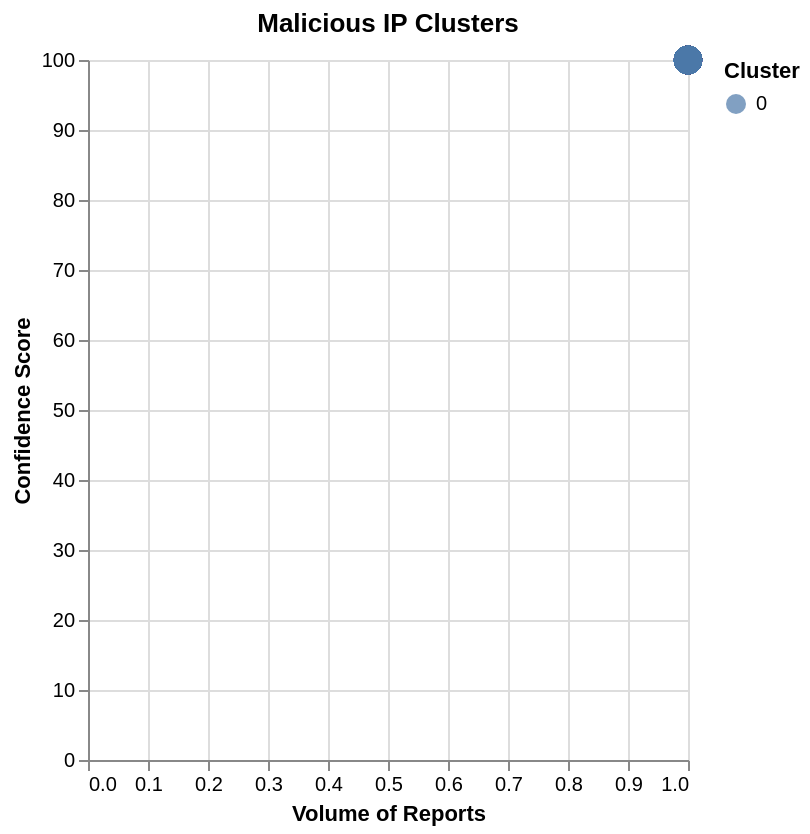

This figure's Vega-Lite source:
### Vega-Lite specification from a JSON file in a GitHub repository (floating-point values rounded to 4 significant figures)
{"config": {"view": {"continuousWidth": 300, "continuousHeight": 300}}, "data": {"name": "data-860d87feea9924c9c78afbd91d242013"}, "mark": {"type": "circle", "size": 200}, "encoding": {"color": {"field": "threat_cluster", "title": "Cluster", "type": "nominal"}, "tooltip": [{"field": "ipAddress", "type": "nominal"}, {"field": "score", "type": "quantitative"}, {"field": "reports", "type": "quantitative"}], "x": {"field": "reports", "title": "Volume of Reports", "type": "quantitative"}, "y": {"field": "score", "title": "Confidence Score", "type": "quantitative"}}, "height": 350, "title": "Malicious IP Clusters", "width": "container", "$schema": "https://vega.github.io/schema/vega-lite/v6.1.0.json", "datasets": {"data-860d87feea9924c9c78afbd91d242013": [{"ipAddress": "213.168.248.72", "countryCode": "GB", "score": 100, "lastReportedAt": "2026-04-01T15:17:02+00:00", "reports": 1, "threat_cluster": 0}, {"ipAddress": "72.144.12.31", "countryCode": "DE", "score": 100, "lastReportedAt": "2026-04-01T15:17:01+00:00", "reports": 1, "threat_cluster": 0}, {"ipAddress": "115.190.20.70", "countryCode": "CN", "score": 100, "lastReportedAt": "2026-04-01T15:17:01+00:00", "reports": 1, "threat_cluster": 0}, {"ipAddress": "60.220.241.50", "countryCode": "CN", "score": 100, "lastReportedAt": "2026-04-01T15:17:01+00:00", "reports": 1, "threat_cluster": 0}, {"ipAddress": "168.167.228.74", "countryCode": "BW", "score": 100, "lastReportedAt": "2026-04-01T15:17:01+00:00", "reports": 1, "threat_cluster": 0}, {"ipAddress": "70.66.77.216", "countryCode": "CA", "score": 100, "lastReportedAt": "2026-04-01T15:17:01+00:00", "reports": 1, "threat_cluster": 0}, {"ipAddress": "72.17.34.38", "countryCode": "US", "score": 100, "lastReportedAt": "2026-04-01T15:17:01+00:00", "reports": 1, "threat_cluster": 0}, {"ipAddress": "2.57.122.194", "countryCode": "RO", "score": 100, "lastReportedAt": "2026-04-01T15:17:01+00:00", "reports": 1, "threat_cluster": 0}, {"ipAddress": "178.104.7.172", "countryCode": "DE", "score": 100, "lastReportedAt": "2026-04-01T15:17:01+00:00", "reports": 1, "threat_cluster": 0}, {"ipAddress": "69.63.216.47", "countryCode": "US", "score": 100, "lastReportedAt": "2026-04-01T15:17:00+00:00", "reports": 1, "threat_cluster": 0}, {"ipAddress": "69.76.244.169", "countryCode": "US", "score": 100, "lastReportedAt": "2026-04-01T15:17:00+00:00", "reports": 1, "threat_cluster": 0}, {"ipAddress": "70.187.228.183", "countryCode": "US", "score": 100, "lastReportedAt": "2026-04-01T15:17:00+00:00", "reports": 1, "threat_cluster": 0}, {"ipAddress": "43.228.157.148", "countryCode": "DE", "score": 100, "lastReportedAt": "2026-04-01T15:17:00+00:00", "reports": 1, "threat_cluster": 0}, {"ipAddress": "92.63.197.236", "countryCode": "NL", "score": 100, "lastReportedAt": "2026-04-01T15:17:00+00:00", "reports": 1, "threat_cluster": 0}, {"ipAddress": "69.74.29.21", "countryCode": "US", "score": 100, "lastReportedAt": "2026-04-01T15:17:00+00:00", "reports": 1, "threat_cluster": 0}, {"ipAddress": "137.184.183.1", "countryCode": "US", "score": 100, "lastReportedAt": "2026-04-01T15:17:00+00:00", "reports": 1, "threat_cluster": 0}, {"ipAddress": "135.237.126.194", "countryCode": "US", "score": 100, "lastReportedAt": "2026-04-01T15:16:59+00:00", "reports": 1, "threat_cluster": 0}, {"ipAddress": "207.211.167.189", "countryCode": "US", "score": 100, "lastReportedAt": "2026-04-01T15:16:59+00:00", "reports": 1, "threat_cluster": 0}, {"ipAddress": "69.5.189.31", "countryCode": "CH", "score": 100, "lastReportedAt": "2026-04-01T15:16:59+00:00", "reports": 1, "threat_cluster": 0}, {"ipAddress": "66.132.195.47", "countryCode": "US", "score": 100, "lastReportedAt": "2026-04-01T15:16:59+00:00", "reports": 1, "threat_cluster": 0}, {"ipAddress": "159.89.153.50", "countryCode": "US", "score": 100, "lastReportedAt": "2026-04-01T15:16:59+00:00", "reports": 1, "threat_cluster": 0}, {"ipAddress": "167.172.181.210", "countryCode": "DE", "score": 100, "lastReportedAt": "2026-04-01T15:16:59+00:00", "reports": 1, "threat_cluster": 0}, {"ipAddress": "107.174.249.198", "countryCode": "US", "score": 100, "lastReportedAt": "2026-04-01T15:16:59+00:00", "reports": 1, "threat_cluster": 0}, {"ipAddress": "102.70.86.105", "countryCode": "MW", "score": 100, "lastReportedAt": "2026-04-01T15:16:59+00:00", "reports": 1, "threat_cluster": 0}, {"ipAddress": "69.5.189.81", "countryCode": "CH", "score": 100, "lastReportedAt": "2026-04-01T15:16:59+00:00", "reports": 1, "threat_cluster": 0}, {"ipAddress": "69.6.250.15", "countryCode": "BR", "score": 100, "lastReportedAt": "2026-04-01T15:16:59+00:00", "reports": 1, "threat_cluster": 0}, {"ipAddress": "2.57.121.50", "countryCode": "RO", "score": 100, "lastReportedAt": "2026-04-01T15:16:59+00:00", "reports": 1, "threat_cluster": 0}, {"ipAddress": "45.205.1.8", "countryCode": "BR", "score": 100, "lastReportedAt": "2026-04-01T15:16:59+00:00", "reports": 1, "threat_cluster": 0}, {"ipAddress": "66.132.186.139", "countryCode": "US", "score": 100, "lastReportedAt": "2026-04-01T15:16:59+00:00", "reports": 1, "threat_cluster": 0}, {"ipAddress": "69.6.220.104", "countryCode": "BR", "score": 100, "lastReportedAt": "2026-04-01T15:16:59+00:00", "reports": 1, "threat_cluster": 0}, {"ipAddress": "67.58.27.153", "countryCode": "US", "score": 100, "lastReportedAt": "2026-04-01T15:16:58+00:00", "reports": 1, "threat_cluster": 0}, {"ipAddress": "69.12.83.27", "countryCode": "EE", "score": 100, "lastReportedAt": "2026-04-01T15:16:58+00:00", "reports": 1, "threat_cluster": 0}, {"ipAddress": "69.12.83.46", "countryCode": "EE", "score": 100, "lastReportedAt": "2026-04-01T15:16:58+00:00", "reports": 1, "threat_cluster": 0}, {"ipAddress": "91.224.92.50", "countryCode": "LT", "score": 100, "lastReportedAt": "2026-04-01T15:16:58+00:00", "reports": 1, "threat_cluster": 0}, {"ipAddress": "80.94.92.183", "countryCode": "RO", "score": 100, "lastReportedAt": "2026-04-01T15:16:58+00:00", "reports": 1, "threat_cluster": 0}, {"ipAddress": "69.156.92.65", "countryCode": "CA", "score": 100, "lastReportedAt": "2026-04-01T15:16:58+00:00", "reports": 1, "threat_cluster": 0}, {"ipAddress": "94.26.88.31", "countryCode": "PL", "score": 100, "lastReportedAt": "2026-04-01T15:16:58+00:00", "reports": 1, "threat_cluster": 0}, {"ipAddress": "69.149.23.135", "countryCode": "US", "score": 100, "lastReportedAt": "2026-04-01T15:16:58+00:00", "reports": 1, "threat_cluster": 0}, {"ipAddress": "182.93.7.194", "countryCode": "MO", "score": 100, "lastReportedAt": "2026-04-01T15:16:57+00:00", "reports": 1, "threat_cluster": 0}, {"ipAddress": "2.57.122.199", "countryCode": "RO", "score": 100, "lastReportedAt": "2026-04-01T15:16:57+00:00", "reports": 1, "threat_cluster": 0}, {"ipAddress": "141.98.11.239", "countryCode": "LT", "score": 100, "lastReportedAt": "2026-04-01T15:16:57+00:00", "reports": 1, "threat_cluster": 0}, {"ipAddress": "68.233.116.124", "countryCode": "IN", "score": 100, "lastReportedAt": "2026-04-01T15:16:57+00:00", "reports": 1, "threat_cluster": 0}, {"ipAddress": "64.62.156.197", "countryCode": "US", "score": 100, "lastReportedAt": "2026-04-01T15:16:57+00:00", "reports": 1, "threat_cluster": 0}, {"ipAddress": "176.120.22.17", "countryCode": "RU", "score": 100, "lastReportedAt": "2026-04-01T15:16:57+00:00", "reports": 1, "threat_cluster": 0}, {"ipAddress": "5.187.35.142", "countryCode": "NL", "score": 100, "lastReportedAt": "2026-04-01T15:16:57+00:00", "reports": 1, "threat_cluster": 0}, {"ipAddress": "68.183.94.236", "countryCode": "IN", "score": 100, "lastReportedAt": "2026-04-01T15:16:57+00:00", "reports": 1, "threat_cluster": 0}, {"ipAddress": "68.183.95.0", "countryCode": "IN", "score": 100, "lastReportedAt": "2026-04-01T15:16:57+00:00", "reports": 1, "threat_cluster": 0}, {"ipAddress": "27.79.40.155", "countryCode": "VN", "score": 100, "lastReportedAt": "2026-04-01T15:16:57+00:00", "reports": 1, "threat_cluster": 0}, {"ipAddress": "103.189.234.85", "countryCode": "SG", "score": 100, "lastReportedAt": "2026-04-01T15:16:56+00:00", "reports": 1, "threat_cluster": 0}, {"ipAddress": "141.147.154.97", "countryCode": "JP", "score": 100, "lastReportedAt": "2026-04-01T15:16:56+00:00", "reports": 1, "threat_cluster": 0}, {"ipAddress": "109.205.211.101", "countryCode": "PL", "score": 100, "lastReportedAt": "2026-04-01T15:16:56+00:00", "reports": 1, "threat_cluster": 0}, {"ipAddress": "68.183.84.29", "countryCode": "IN", "score": 100, "lastReportedAt": "2026-04-01T15:16:56+00:00", "reports": 1, "threat_cluster": 0}, {"ipAddress": "68.183.87.132", "countryCode": "IN", "score": 100, "lastReportedAt": "2026-04-01T15:16:56+00:00", "reports": 1, "threat_cluster": 0}, {"ipAddress": "165.154.36.71", "countryCode": "US", "score": 100, "lastReportedAt": "2026-04-01T15:16:56+00:00", "reports": 1, "threat_cluster": 0}, {"ipAddress": "185.216.116.13", "countryCode": "HK", "score": 100, "lastReportedAt": "2026-04-01T15:16:55+00:00", "reports": 1, "threat_cluster": 0}, {"ipAddress": "45.87.249.155", "countryCode": "FI", "score": 100, "lastReportedAt": "2026-04-01T15:16:55+00:00", "reports": 1, "threat_cluster": 0}, {"ipAddress": "68.183.7.166", "countryCode": "NL", "score": 100, "lastReportedAt": "2026-04-01T15:16:55+00:00", "reports": 1, "threat_cluster": 0}, {"ipAddress": "222.161.223.54", "countryCode": "CN", "score": 100, "lastReportedAt": "2026-04-01T15:16:55+00:00", "reports": 1, "threat_cluster": 0}, {"ipAddress": "165.154.162.222", "countryCode": "US", "score": 100, "lastReportedAt": "2026-04-01T15:16:54+00:00", "reports": 1, "threat_cluster": 0}, {"ipAddress": "68.183.236.1", "countryCode": "SG", "score": 100, "lastReportedAt": "2026-04-01T15:16:54+00:00", "reports": 1, "threat_cluster": 0}, {"ipAddress": "68.183.203.22", "countryCode": "CA", "score": 100, "lastReportedAt": "2026-04-01T15:16:54+00:00", "reports": 1, "threat_cluster": 0}, {"ipAddress": "67.81.35.26", "countryCode": "US", "score": 100, "lastReportedAt": "2026-04-01T15:16:53+00:00", "reports": 1, "threat_cluster": 0}, {"ipAddress": "67.71.54.129", "countryCode": "CA", "score": 100, "lastReportedAt": "2026-04-01T15:16:53+00:00", "reports": 1, "threat_cluster": 0}, {"ipAddress": "172.203.245.156", "countryCode": "US", "score": 100, "lastReportedAt": "2026-04-01T15:16:53+00:00", "reports": 1, "threat_cluster": 0}, {"ipAddress": "120.48.31.12", "countryCode": "CN", "score": 100, "lastReportedAt": "2026-04-01T15:16:53+00:00", "reports": 1, "threat_cluster": 0}, {"ipAddress": "172.190.89.127", "countryCode": "US", "score": 100, "lastReportedAt": "2026-04-01T15:16:53+00:00", "reports": 1, "threat_cluster": 0}, {"ipAddress": "67.227.213.187", "countryCode": "US", "score": 100, "lastReportedAt": "2026-04-01T15:16:53+00:00", "reports": 1, "threat_cluster": 0}, {"ipAddress": "176.65.139.27", "countryCode": "DE", "score": 100, "lastReportedAt": "2026-04-01T15:16:53+00:00", "reports": 1, "threat_cluster": 0}, {"ipAddress": "186.235.193.170", "countryCode": "BR", "score": 100, "lastReportedAt": "2026-04-01T15:16:53+00:00", "reports": 1, "threat_cluster": 0}, {"ipAddress": "137.74.47.71", "countryCode": "FR", "score": 100, "lastReportedAt": "2026-04-01T15:16:53+00:00", "reports": 1, "threat_cluster": 0}, {"ipAddress": "119.205.179.217", "countryCode": "KR", "score": 100, "lastReportedAt": "2026-04-01T15:16:52+00:00", "reports": 1, "threat_cluster": 0}, {"ipAddress": "66.253.43.127", "countryCode": "US", "score": 100, "lastReportedAt": "2026-04-01T15:16:52+00:00", "reports": 1, "threat_cluster": 0}, {"ipAddress": "67.205.161.207", "countryCode": "US", "score": 100, "lastReportedAt": "2026-04-01T15:16:52+00:00", "reports": 1, "threat_cluster": 0}, {"ipAddress": "65.49.1.226", "countryCode": "US", "score": 100, "lastReportedAt": "2026-04-01T15:16:52+00:00", "reports": 1, "threat_cluster": 0}, {"ipAddress": "46.8.68.17", "countryCode": "NL", "score": 100, "lastReportedAt": "2026-04-01T15:16:52+00:00", "reports": 1, "threat_cluster": 0}, {"ipAddress": "20.151.2.242", "countryCode": "CA", "score": 100, "lastReportedAt": "2026-04-01T15:16:52+00:00", "reports": 1, "threat_cluster": 0}, {"ipAddress": "66.132.195.71", "countryCode": "US", "score": 100, "lastReportedAt": "2026-04-01T15:16:52+00:00", "reports": 1, "threat_cluster": 0}, {"ipAddress": "5.189.143.113", "countryCode": "FR", "score": 100, "lastReportedAt": "2026-04-01T15:16:52+00:00", "reports": 1, "threat_cluster": 0}, {"ipAddress": "66.154.125.60", "countryCode": "US", "score": 100, "lastReportedAt": "2026-04-01T15:16:52+00:00", "reports": 1, "threat_cluster": 0}, {"ipAddress": "66.116.199.234", "countryCode": "IN", "score": 100, "lastReportedAt": "2026-04-01T15:16:51+00:00", "reports": 1, "threat_cluster": 0}, {"ipAddress": "65.38.97.199", "countryCode": "US", "score": 100, "lastReportedAt": "2026-04-01T15:16:51+00:00", "reports": 1, "threat_cluster": 0}, {"ipAddress": "66.132.172.129", "countryCode": "US", "score": 100, "lastReportedAt": "2026-04-01T15:16:51+00:00", "reports": 1, "threat_cluster": 0}, {"ipAddress": "66.154.124.165", "countryCode": "US", "score": 100, "lastReportedAt": "2026-04-01T15:16:51+00:00", "reports": 1, "threat_cluster": 0}, {"ipAddress": "64.89.161.53", "countryCode": "LU", "score": 100, "lastReportedAt": "2026-04-01T15:16:51+00:00", "reports": 1, "threat_cluster": 0}, {"ipAddress": "172.213.8.171", "countryCode": "IT", "score": 100, "lastReportedAt": "2026-04-01T15:16:51+00:00", "reports": 1, "threat_cluster": 0}, {"ipAddress": "64.89.161.182", "countryCode": "LU", "score": 100, "lastReportedAt": "2026-04-01T15:16:50+00:00", "reports": 1, "threat_cluster": 0}, {"ipAddress": "64.31.18.114", "countryCode": "US", "score": 100, "lastReportedAt": "2026-04-01T15:16:50+00:00", "reports": 1, "threat_cluster": 0}, {"ipAddress": "2.57.122.188", "countryCode": "RO", "score": 100, "lastReportedAt": "2026-04-01T15:16:50+00:00", "reports": 1, "threat_cluster": 0}, {"ipAddress": "121.237.180.222", "countryCode": "CN", "score": 100, "lastReportedAt": "2026-04-01T15:16:50+00:00", "reports": 1, "threat_cluster": 0}, {"ipAddress": "101.36.108.175", "countryCode": "HK", "score": 100, "lastReportedAt": "2026-04-01T15:16:50+00:00", "reports": 1, "threat_cluster": 0}, {"ipAddress": "64.89.160.47", "countryCode": "LU", "score": 100, "lastReportedAt": "2026-04-01T15:16:50+00:00", "reports": 1, "threat_cluster": 0}, {"ipAddress": "193.110.157.47", "countryCode": "NL", "score": 100, "lastReportedAt": "2026-04-01T15:16:50+00:00", "reports": 1, "threat_cluster": 0}, {"ipAddress": "87.251.64.58", "countryCode": "PL", "score": 100, "lastReportedAt": "2026-04-01T15:16:50+00:00", "reports": 1, "threat_cluster": 0}, {"ipAddress": "43.228.157.102", "countryCode": "DE", "score": 100, "lastReportedAt": "2026-04-01T15:16:49+00:00", "reports": 1, "threat_cluster": 0}, {"ipAddress": "125.212.244.35", "countryCode": "VN", "score": 100, "lastReportedAt": "2026-04-01T15:16:49+00:00", "reports": 1, "threat_cluster": 0}, {"ipAddress": "64.23.151.46", "countryCode": "US", "score": 100, "lastReportedAt": "2026-04-01T15:16:49+00:00", "reports": 1, "threat_cluster": 0}, {"ipAddress": "5.189.174.132", "countryCode": "FR", "score": 100, "lastReportedAt": "2026-04-01T15:16:49+00:00", "reports": 1, "threat_cluster": 0}, {"ipAddress": "91.230.168.3", "countryCode": "US", "score": 100, "lastReportedAt": "2026-04-01T15:16:49+00:00", "reports": 1, "threat_cluster": 0}, {"ipAddress": "45.148.10.151", "countryCode": "NL", "score": 100, "lastReportedAt": "2026-04-01T15:16:49+00:00", "reports": 1, "threat_cluster": 0}, {"ipAddress": "175.144.16.85", "countryCode": "MY", "score": 100, "lastReportedAt": "2026-04-01T15:16:49+00:00", "reports": 1, "threat_cluster": 0}]}}
